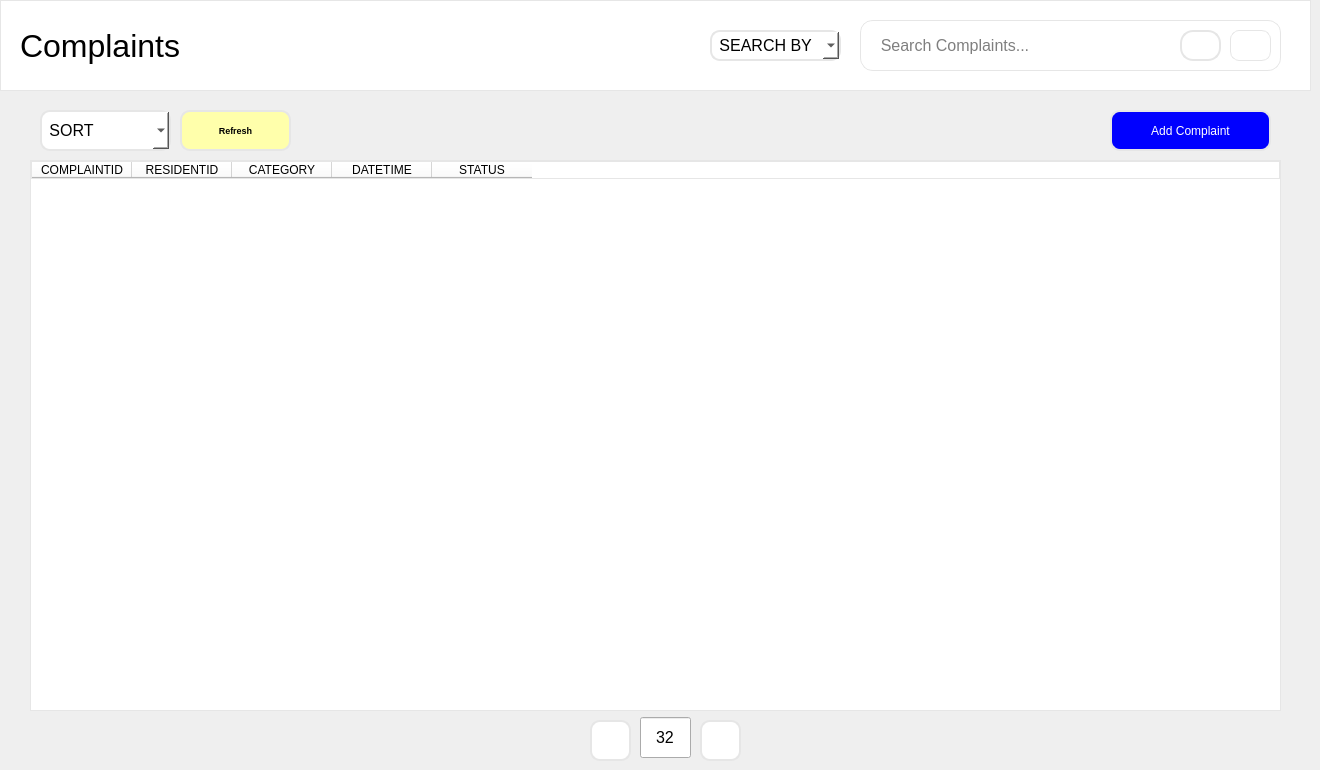
    <widget class="QWidget" name="page_2">
     <widget class="QFrame" name="frame_4">
      <property name="geometry">
       <rect>
        <x>0</x>
        <y>0</y>
        <width>1311</width>
        <height>91</height>
       </rect>
      </property>
      <property name="styleSheet">
       <string notr="true">background-color: white;
border: 1px solid rgb(230, 230, 230);</string>
      </property>
      <property name="frameShape">
       <enum>QFrame::StyledPanel</enum>
      </property>
      <property name="frameShadow">
       <enum>QFrame::Raised</enum>
      </property>
      <widget class="QLabel" name="label_5">
       <property name="geometry">
        <rect>
         <x>20</x>
         <y>10</y>
         <width>361</width>
         <height>71</height>
        </rect>
       </property>
       <property name="font">
        <font>
         <pointsize>24</pointsize>
        </font>
       </property>
       <property name="styleSheet">
        <string notr="true">border: 0px;</string>
       </property>
       <property name="text">
        <string>Complaints</string>
       </property>
      </widget>
      <widget class="QLineEdit" name="searchComp_line">
       <property name="geometry">
        <rect>
         <x>860</x>
         <y>20</y>
         <width>421</width>
         <height>51</height>
        </rect>
       </property>
       <property name="font">
        <font>
         <pointsize>12</pointsize>
        </font>
       </property>
       <property name="styleSheet">
        <string notr="true">background-color: white;
border-radius: 13px;</string>
       </property>
       <property name="placeholderText">
        <string>    Search Complaints...</string>
       </property>
      </widget>
      <widget class="QPushButton" name="searchCompBtn">
       <property name="geometry">
        <rect>
         <x>1230</x>
         <y>30</y>
         <width>41</width>
         <height>31</height>
        </rect>
       </property>
       <property name="styleSheet">
        <string notr="true">background-color: white;
border-radius: 9px;</string>
       </property>
       <property name="text">
        <string/>
       </property>
       <property name="icon">
        <iconset resource="../resource/resource.qrc">
         <normaloff>:/icons/icons/search.svg</normaloff>:/icons/icons/search.svg</iconset>
       </property>
      </widget>
      <widget class="QPushButton" name="refreshCompBtn">
       <property name="geometry">
        <rect>
         <x>1180</x>
         <y>30</y>
         <width>41</width>
         <height>31</height>
        </rect>
       </property>
       <property name="font">
        <font>
         <family>System</family>
         <weight>50</weight>
         <bold>false</bold>
        </font>
       </property>
       <property name="styleSheet">
        <string notr="true">background-color: white;
border: 2px solid rgb(230, 230, 230);
border-radius: 13px;</string>
       </property>
       <property name="text">
        <string/>
       </property>
       <property name="icon">
        <iconset resource="../resource/resource.qrc">
         <normaloff>:/icons/icons/refresh.svg</normaloff>:/icons/icons/refresh.svg</iconset>
       </property>
      </widget>
      <widget class="QComboBox" name="searchbyComp_box">
       <property name="geometry">
        <rect>
         <x>710</x>
         <y>30</y>
         <width>131</width>
         <height>31</height>
        </rect>
       </property>
       <property name="font">
        <font>
         <pointsize>12</pointsize>
        </font>
       </property>
       <property name="styleSheet">
        <string notr="true">background-color: white;
border: 2px solid rgb(230, 230, 230);
border-radius: 10px;</string>
       </property>
       <item>
        <property name="text">
         <string> SEARCH BY</string>
        </property>
       </item>
       <item>
        <property name="text">
         <string>COMPLAINTID</string>
        </property>
       </item>
       <item>
        <property name="text">
         <string>RESIDENTID</string>
        </property>
       </item>
       <item>
        <property name="text">
         <string>CATEGORY</string>
        </property>
       </item>
       <item>
        <property name="text">
         <string>DATETIME</string>
        </property>
       </item>
       <item>
        <property name="text">
         <string>STATUS</string>
        </property>
       </item>
      </widget>
     </widget>
     <widget class="QTableWidget" name="complaint_table">
      <property name="geometry">
       <rect>
        <x>30</x>
        <y>160</y>
        <width>1251</width>
        <height>551</height>
       </rect>
      </property>
      <property name="styleSheet">
       <string notr="true">background-color: white;
border: 1px solid rgb(230, 230, 230);
border-radius: 0px;</string>
      </property>
      <column>
       <property name="text">
        <string>COMPLAINTID</string>
       </property>
      </column>
      <column>
       <property name="text">
        <string>RESIDENTID</string>
       </property>
      </column>
      <column>
       <property name="text">
        <string>CATEGORY</string>
       </property>
      </column>
      <column>
       <property name="text">
        <string>DATETIME</string>
       </property>
      </column>
      <column>
       <property name="text">
        <string>STATUS</string>
       </property>
      </column>
     </widget>
     <widget class="QPushButton" name="addCompBtn">
      <property name="geometry">
       <rect>
        <x>1110</x>
        <y>110</y>
        <width>161</width>
        <height>41</height>
       </rect>
      </property>
      <property name="font">
       <font>
        <family>System</family>
        <weight>50</weight>
        <bold>false</bold>
       </font>
      </property>
      <property name="styleSheet">
       <string notr="true">background-color: blue;
border: 2px solid rgb(230, 230, 230);
border-radius: 10px;
color: white;</string>
      </property>
      <property name="text">
       <string>Add Complaint</string>
      </property>
      <property name="icon">
       <iconset resource="../resource/resource.qrc">
        <normaloff>:/icons/icons/plus.svg</normaloff>:/icons/icons/plus.svg</iconset>
      </property>
     </widget>
     <widget class="QComboBox" name="sortComp_box">
      <property name="geometry">
       <rect>
        <x>40</x>
        <y>110</y>
        <width>131</width>
        <height>41</height>
       </rect>
      </property>
      <property name="font">
       <font>
        <pointsize>12</pointsize>
       </font>
      </property>
      <property name="styleSheet">
       <string notr="true">background-color: white;
border: 2px solid rgb(230, 230, 230);
border-radius: 10px;</string>
      </property>
      <item>
       <property name="text">
        <string> SORT</string>
       </property>
      </item>
      <item>
       <property name="text">
        <string>COMPLAINTID</string>
       </property>
      </item>
      <item>
       <property name="text">
        <string>RESIDENTID</string>
       </property>
      </item>
      <item>
       <property name="text">
        <string>CATEGORY</string>
       </property>
      </item>
      <item>
       <property name="text">
        <string>DATETIME</string>
       </property>
      </item>
      <item>
       <property name="text">
        <string>STATUS</string>
       </property>
      </item>
     </widget>
     <widget class="QPushButton" name="refreshCompBtn_2">
      <property name="geometry">
       <rect>
        <x>180</x>
        <y>110</y>
        <width>111</width>
        <height>41</height>
       </rect>
      </property>
      <property name="font">
       <font>
        <family>System</family>
        <pointsize>7</pointsize>
        <weight>75</weight>
        <bold>true</bold>
       </font>
      </property>
      <property name="styleSheet">
       <string notr="true">background-color: rgb(255, 255, 171);
border: 2px solid rgb(230, 230, 230);
border-radius: 10px;
color: black;</string>
      </property>
      <property name="text">
       <string>Refresh</string>
      </property>
     </widget>
     <widget class="QPushButton" name="pushButton_3">
      <property name="geometry">
       <rect>
        <x>590</x>
        <y>720</y>
        <width>41</width>
        <height>41</height>
       </rect>
      </property>
      <property name="font">
       <font>
        <pointsize>12</pointsize>
        <weight>75</weight>
        <bold>true</bold>
       </font>
      </property>
      <property name="styleSheet">
       <string notr="true">background-color: white;
border: 2px solid rgb(230, 230, 230);
border-radius: 10px;</string>
      </property>
      <property name="text">
       <string/>
      </property>
      <property name="icon">
       <iconset resource="../resource/resource.qrc">
        <normaloff>:/icons/icons/angle-double-left.svg</normaloff>:/icons/icons/angle-double-left.svg</iconset>
      </property>
     </widget>
     <widget class="QLineEdit" name="lineEdit_3">
      <property name="geometry">
       <rect>
        <x>640</x>
        <y>717</y>
        <width>51</width>
        <height>41</height>
       </rect>
      </property>
      <property name="font">
       <font>
        <pointsize>12</pointsize>
       </font>
      </property>
      <property name="text">
       <string>32</string>
      </property>
      <property name="alignment">
       <set>Qt::AlignCenter</set>
      </property>
     </widget>
     <widget class="QPushButton" name="pushButton_4">
      <property name="geometry">
       <rect>
        <x>700</x>
        <y>720</y>
        <width>41</width>
        <height>41</height>
       </rect>
      </property>
      <property name="font">
       <font>
        <pointsize>12</pointsize>
        <weight>75</weight>
        <bold>true</bold>
       </font>
      </property>
      <property name="autoFillBackground">
       <bool>false</bool>
      </property>
      <property name="styleSheet">
       <string notr="true">background-color: white;
border: 2px solid rgb(230, 230, 230);
border-radius: 10px;</string>
      </property>
      <property name="text">
       <string/>
      </property>
      <property name="icon">
       <iconset resource="../resource/resource.qrc">
        <normaloff>:/icons/icons/angle-double-right.svg</normaloff>:/icons/icons/angle-double-right.svg</iconset>
      </property>
     </widget>
    </widget>
